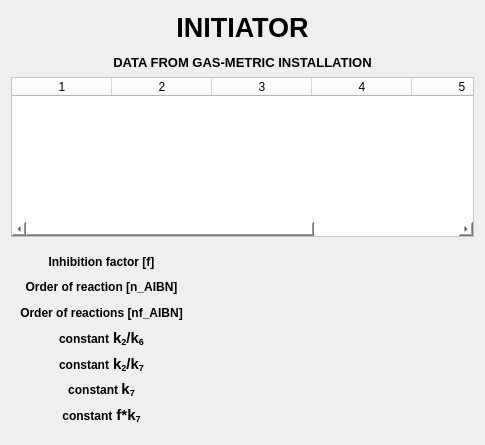
           <widget class="QFrame" name="frame_3">
            <property name="geometry">
             <rect>
              <x>310</x>
              <y>10</y>
              <width>485</width>
              <height>445</height>
             </rect>
            </property>
            <layout class="QVBoxLayout" name="verticalLayout_31">
             <item>
              <widget class="QLabel" name="dataLabel5">
               <property name="minimumSize">
                <size>
                 <width>400</width>
                 <height>60</height>
                </size>
               </property>
               <property name="font">
                <font>
                 <pointsize>10</pointsize>
                 <weight>75</weight>
                 <bold>true</bold>
                </font>
               </property>
               <property name="text">
                <string>&lt;html&gt;&lt;head/&gt;&lt;body&gt;&lt;p align=&quot;center&quot;&gt;&lt;span style=&quot; font-size:20pt;&quot;&gt;INITIATOR&lt;/span&gt;&lt;/p&gt;&lt;p align=&quot;center&quot;&gt;DATA FROM GAS-METRIC INSTALLATION&lt;/p&gt;&lt;/body&gt;&lt;/html&gt;</string>
               </property>
              </widget>
             </item>
             <item>
              <widget class="QTableWidget" name="dataTable5">
               <property name="sizePolicy">
                <sizepolicy hsizetype="Preferred" vsizetype="Preferred">
                 <horstretch>0</horstretch>
                 <verstretch>0</verstretch>
                </sizepolicy>
               </property>
               <property name="minimumSize">
                <size>
                 <width>400</width>
                 <height>150</height>
                </size>
               </property>
               <property name="maximumSize">
                <size>
                 <width>16777215</width>
                 <height>225</height>
                </size>
               </property>
               <property name="styleSheet">
                <string notr="true">background-color:white;</string>
               </property>
               <property name="showGrid">
                <bool>true</bool>
               </property>
               <property name="gridStyle">
                <enum>Qt::SolidLine</enum>
               </property>
               <property name="sortingEnabled">
                <bool>false</bool>
               </property>
               <property name="cornerButtonEnabled">
                <bool>false</bool>
               </property>
               <property name="columnCount">
                <number>6</number>
               </property>
               <attribute name="horizontalHeaderCascadingSectionResizes">
                <bool>false</bool>
               </attribute>
               <attribute name="horizontalHeaderStretchLastSection">
                <bool>false</bool>
               </attribute>
               <attribute name="verticalHeaderCascadingSectionResizes">
                <bool>false</bool>
               </attribute>
               <attribute name="verticalHeaderShowSortIndicator" stdset="0">
                <bool>false</bool>
               </attribute>
               <attribute name="verticalHeaderStretchLastSection">
                <bool>false</bool>
               </attribute>
               <column/>
               <column/>
               <column/>
               <column/>
               <column/>
               <column/>
              </widget>
             </item>
             <item>
              <widget class="QWidget" name="widget_3" native="true">
               <property name="minimumSize">
                <size>
                 <width>400</width>
                 <height>191</height>
                </size>
               </property>
               <layout class="QGridLayout" name="gridLayout_22">
                <item row="2" column="1">
                 <widget class="QLabel" name="nfValue5">
                  <property name="enabled">
                   <bool>true</bool>
                  </property>
                  <property name="maximumSize">
                   <size>
                    <width>150</width>
                    <height>16777215</height>
                   </size>
                  </property>
                  <property name="font">
                   <font>
                    <pointsize>8</pointsize>
                    <weight>75</weight>
                    <bold>true</bold>
                   </font>
                  </property>
                  <property name="lineWidth">
                   <number>-2</number>
                  </property>
                  <property name="midLineWidth">
                   <number>1</number>
                  </property>
                  <property name="text">
                   <string/>
                  </property>
                 </widget>
                </item>
                <item row="2" column="2">
                 <widget class="QLabel" name="Sa_nfValue5">
                  <property name="enabled">
                   <bool>true</bool>
                  </property>
                  <property name="maximumSize">
                   <size>
                    <width>150</width>
                    <height>16777215</height>
                   </size>
                  </property>
                  <property name="font">
                   <font>
                    <pointsize>8</pointsize>
                    <weight>75</weight>
                    <bold>true</bold>
                   </font>
                  </property>
                  <property name="lineWidth">
                   <number>-2</number>
                  </property>
                  <property name="midLineWidth">
                   <number>1</number>
                  </property>
                  <property name="text">
                   <string/>
                  </property>
                 </widget>
                </item>
                <item row="5" column="2">
                 <widget class="QLabel" name="Sa_k7Value5">
                  <property name="enabled">
                   <bool>true</bool>
                  </property>
                  <property name="font">
                   <font>
                    <pointsize>8</pointsize>
                    <weight>75</weight>
                    <bold>true</bold>
                   </font>
                  </property>
                  <property name="lineWidth">
                   <number>-2</number>
                  </property>
                  <property name="text">
                   <string/>
                  </property>
                 </widget>
                </item>
                <item row="0" column="0">
                 <widget class="QLabel" name="fLabel4_11">
                  <property name="enabled">
                   <bool>true</bool>
                  </property>
                  <property name="font">
                   <font>
                    <pointsize>8</pointsize>
                    <weight>75</weight>
                    <bold>true</bold>
                   </font>
                  </property>
                  <property name="text">
                   <string>&lt;html&gt;&lt;head/&gt;&lt;body&gt;&lt;p align=&quot;center&quot;&gt;&lt;span style=&quot; font-size:9pt;&quot;&gt;Inhibition factor [f]&lt;/span&gt;&lt;/p&gt;&lt;/body&gt;&lt;/html&gt;</string>
                  </property>
                 </widget>
                </item>
                <item row="4" column="0">
                 <widget class="QLabel" name="fLabel4_12">
                  <property name="enabled">
                   <bool>true</bool>
                  </property>
                  <property name="font">
                   <font>
                    <pointsize>8</pointsize>
                    <weight>75</weight>
                    <bold>true</bold>
                   </font>
                  </property>
                  <property name="text">
                   <string>&lt;html&gt;&lt;head/&gt;&lt;body&gt;&lt;p align=&quot;center&quot;&gt;&lt;span style=&quot; font-size:9pt;&quot;&gt;constant&lt;/span&gt;&lt;span style=&quot; font-size:11pt;&quot;&gt; k&lt;/span&gt;&lt;span style=&quot; font-size:11pt; vertical-align:sub;&quot;&gt;2&lt;/span&gt;&lt;span style=&quot; font-size:11pt;&quot;&gt;/k&lt;/span&gt;&lt;span style=&quot; font-size:11pt; vertical-align:sub;&quot;&gt;7&lt;/span&gt;&lt;/p&gt;&lt;/body&gt;&lt;/html&gt;</string>
                  </property>
                 </widget>
                </item>
                <item row="1" column="2">
                 <widget class="QLabel" name="Sa_nValue5">
                  <property name="enabled">
                   <bool>true</bool>
                  </property>
                  <property name="maximumSize">
                   <size>
                    <width>150</width>
                    <height>16777215</height>
                   </size>
                  </property>
                  <property name="font">
                   <font>
                    <pointsize>8</pointsize>
                    <weight>75</weight>
                    <bold>true</bold>
                   </font>
                  </property>
                  <property name="lineWidth">
                   <number>-2</number>
                  </property>
                  <property name="midLineWidth">
                   <number>1</number>
                  </property>
                  <property name="text">
                   <string/>
                  </property>
                 </widget>
                </item>
                <item row="5" column="0">
                 <widget class="QLabel" name="k7Value412_3">
                  <property name="enabled">
                   <bool>true</bool>
                  </property>
                  <property name="font">
                   <font>
                    <pointsize>8</pointsize>
                    <weight>75</weight>
                    <bold>true</bold>
                   </font>
                  </property>
                  <property name="text">
                   <string>&lt;html&gt;&lt;head/&gt;&lt;body&gt;&lt;p align=&quot;center&quot;&gt;&lt;span style=&quot; font-size:9pt;&quot;&gt;constant &lt;/span&gt;&lt;span style=&quot; font-size:11pt;&quot;&gt;k&lt;/span&gt;&lt;span style=&quot; font-size:11pt; vertical-align:sub;&quot;&gt;7&lt;/span&gt;&lt;/p&gt;&lt;/body&gt;&lt;/html&gt;</string>
                  </property>
                 </widget>
                </item>
                <item row="4" column="2">
                 <widget class="QLabel" name="Sa_k2k7Value5">
                  <property name="enabled">
                   <bool>true</bool>
                  </property>
                  <property name="font">
                   <font>
                    <pointsize>8</pointsize>
                    <weight>75</weight>
                    <bold>true</bold>
                   </font>
                  </property>
                  <property name="lineWidth">
                   <number>-2</number>
                  </property>
                  <property name="midLineWidth">
                   <number>1</number>
                  </property>
                  <property name="text">
                   <string/>
                  </property>
                 </widget>
                </item>
                <item row="3" column="0">
                 <widget class="QLabel" name="fLabel4_13">
                  <property name="enabled">
                   <bool>true</bool>
                  </property>
                  <property name="font">
                   <font>
                    <pointsize>8</pointsize>
                    <weight>75</weight>
                    <bold>true</bold>
                   </font>
                  </property>
                  <property name="text">
                   <string>&lt;html&gt;&lt;head/&gt;&lt;body&gt;&lt;p align=&quot;center&quot;&gt;&lt;span style=&quot; font-size:9pt;&quot;&gt;constant&lt;/span&gt;&lt;span style=&quot; font-size:11pt;&quot;&gt; k&lt;/span&gt;&lt;span style=&quot; font-size:11pt; vertical-align:sub;&quot;&gt;2&lt;/span&gt;&lt;span style=&quot; font-size:11pt;&quot;&gt;/k&lt;/span&gt;&lt;span style=&quot; font-size:11pt; vertical-align:sub;&quot;&gt;6&lt;/span&gt;&lt;/p&gt;&lt;/body&gt;&lt;/html&gt;</string>
                  </property>
                 </widget>
                </item>
                <item row="3" column="2">
                 <widget class="QLabel" name="Sa_k2k6Value5">
                  <property name="enabled">
                   <bool>true</bool>
                  </property>
                  <property name="font">
                   <font>
                    <pointsize>8</pointsize>
                    <weight>75</weight>
                    <bold>true</bold>
                   </font>
                  </property>
                  <property name="lineWidth">
                   <number>-2</number>
                  </property>
                  <property name="midLineWidth">
                   <number>1</number>
                  </property>
                  <property name="text">
                   <string/>
                  </property>
                 </widget>
                </item>
                <item row="6" column="2">
                 <widget class="QLabel" name="Sa_fk7Value5">
                  <property name="enabled">
                   <bool>true</bool>
                  </property>
                  <property name="font">
                   <font>
                    <pointsize>8</pointsize>
                    <weight>75</weight>
                    <bold>true</bold>
                   </font>
                  </property>
                  <property name="lineWidth">
                   <number>-2</number>
                  </property>
                  <property name="text">
                   <string/>
                  </property>
                 </widget>
                </item>
                <item row="1" column="1">
                 <widget class="QLabel" name="nValue5">
                  <property name="enabled">
                   <bool>true</bool>
                  </property>
                  <property name="maximumSize">
                   <size>
                    <width>150</width>
                    <height>16777215</height>
                   </size>
                  </property>
                  <property name="font">
                   <font>
                    <pointsize>8</pointsize>
                    <weight>75</weight>
                    <bold>true</bold>
                   </font>
                  </property>
                  <property name="lineWidth">
                   <number>-2</number>
                  </property>
                  <property name="midLineWidth">
                   <number>1</number>
                  </property>
                  <property name="text">
                   <string/>
                  </property>
                 </widget>
                </item>
                <item row="3" column="1">
                 <widget class="QLabel" name="k2k6Value5">
                  <property name="enabled">
                   <bool>true</bool>
                  </property>
                  <property name="font">
                   <font>
                    <pointsize>8</pointsize>
                    <weight>75</weight>
                    <bold>true</bold>
                   </font>
                  </property>
                  <property name="lineWidth">
                   <number>-2</number>
                  </property>
                  <property name="midLineWidth">
                   <number>1</number>
                  </property>
                  <property name="text">
                   <string/>
                  </property>
                 </widget>
                </item>
                <item row="2" column="0">
                 <widget class="QLabel" name="nf_HInLabel4_3">
                  <property name="enabled">
                   <bool>true</bool>
                  </property>
                  <property name="font">
                   <font>
                    <pointsize>8</pointsize>
                    <weight>75</weight>
                    <bold>true</bold>
                   </font>
                  </property>
                  <property name="text">
                   <string>&lt;html&gt;&lt;head/&gt;&lt;body&gt;&lt;p align=&quot;center&quot;&gt;&lt;span style=&quot; font-size:9pt;&quot;&gt;Order of reactions [nf_AIBN]&lt;/span&gt;&lt;/p&gt;&lt;/body&gt;&lt;/html&gt;</string>
                  </property>
                 </widget>
                </item>
                <item row="4" column="1">
                 <widget class="QLabel" name="k2k7Value5">
                  <property name="enabled">
                   <bool>true</bool>
                  </property>
                  <property name="font">
                   <font>
                    <pointsize>8</pointsize>
                    <weight>75</weight>
                    <bold>true</bold>
                   </font>
                  </property>
                  <property name="lineWidth">
                   <number>-2</number>
                  </property>
                  <property name="midLineWidth">
                   <number>1</number>
                  </property>
                  <property name="text">
                   <string/>
                  </property>
                 </widget>
                </item>
                <item row="5" column="1">
                 <widget class="QLabel" name="k7Value5">
                  <property name="enabled">
                   <bool>true</bool>
                  </property>
                  <property name="font">
                   <font>
                    <pointsize>8</pointsize>
                    <weight>75</weight>
                    <bold>true</bold>
                   </font>
                  </property>
                  <property name="lineWidth">
                   <number>-2</number>
                  </property>
                  <property name="midLineWidth">
                   <number>1</number>
                  </property>
                  <property name="text">
                   <string/>
                  </property>
                 </widget>
                </item>
                <item row="1" column="0">
                 <widget class="QLabel" name="n_HInLabel4_3">
                  <property name="enabled">
                   <bool>true</bool>
                  </property>
                  <property name="font">
                   <font>
                    <pointsize>8</pointsize>
                    <weight>75</weight>
                    <bold>true</bold>
                   </font>
                  </property>
                  <property name="text">
                   <string>&lt;html&gt;&lt;head/&gt;&lt;body&gt;&lt;p align=&quot;center&quot;&gt;&lt;span style=&quot; font-size:9pt;&quot;&gt;Order of reaction [n_AIBN]&lt;/span&gt;&lt;/p&gt;&lt;/body&gt;&lt;/html&gt;</string>
                  </property>
                 </widget>
                </item>
                <item row="6" column="1">
                 <widget class="QLabel" name="fk7Value5">
                  <property name="enabled">
                   <bool>true</bool>
                  </property>
                  <property name="font">
                   <font>
                    <pointsize>8</pointsize>
                    <weight>75</weight>
                    <bold>true</bold>
                   </font>
                  </property>
                  <property name="lineWidth">
                   <number>-2</number>
                  </property>
                  <property name="midLineWidth">
                   <number>1</number>
                  </property>
                  <property name="text">
                   <string/>
                  </property>
                 </widget>
                </item>
                <item row="0" column="1">
                 <widget class="QLabel" name="fValue5">
                  <property name="enabled">
                   <bool>true</bool>
                  </property>
                  <property name="maximumSize">
                   <size>
                    <width>150</width>
                    <height>16777215</height>
                   </size>
                  </property>
                  <property name="font">
                   <font>
                    <pointsize>8</pointsize>
                    <weight>75</weight>
                    <bold>true</bold>
                   </font>
                  </property>
                  <property name="lineWidth">
                   <number>-2</number>
                  </property>
                  <property name="midLineWidth">
                   <number>1</number>
                  </property>
                  <property name="text">
                   <string/>
                  </property>
                 </widget>
                </item>
                <item row="6" column="0">
                 <widget class="QLabel" name="fk7Value412_3">
                  <property name="enabled">
                   <bool>true</bool>
                  </property>
                  <property name="font">
                   <font>
                    <pointsize>8</pointsize>
                    <weight>75</weight>
                    <bold>true</bold>
                   </font>
                  </property>
                  <property name="text">
                   <string>&lt;html&gt;&lt;head/&gt;&lt;body&gt;&lt;p align=&quot;center&quot;&gt;&lt;span style=&quot; font-size:9pt;&quot;&gt;constant&lt;/span&gt;&lt;span style=&quot; font-size:11pt;&quot;&gt; f*k&lt;/span&gt;&lt;span style=&quot; font-size:11pt; vertical-align:sub;&quot;&gt;7&lt;/span&gt;&lt;/p&gt;&lt;/body&gt;&lt;/html&gt;</string>
                  </property>
                 </widget>
                </item>
                <item row="0" column="2">
                 <widget class="QLabel" name="Sa_fValue5">
                  <property name="enabled">
                   <bool>true</bool>
                  </property>
                  <property name="maximumSize">
                   <size>
                    <width>150</width>
                    <height>16777215</height>
                   </size>
                  </property>
                  <property name="font">
                   <font>
                    <pointsize>8</pointsize>
                    <weight>75</weight>
                    <bold>true</bold>
                   </font>
                  </property>
                  <property name="lineWidth">
                   <number>-2</number>
                  </property>
                  <property name="midLineWidth">
                   <number>1</number>
                  </property>
                  <property name="text">
                   <string/>
                  </property>
                 </widget>
                </item>
               </layout>
              </widget>
             </item>
            </layout>
           </widget>
